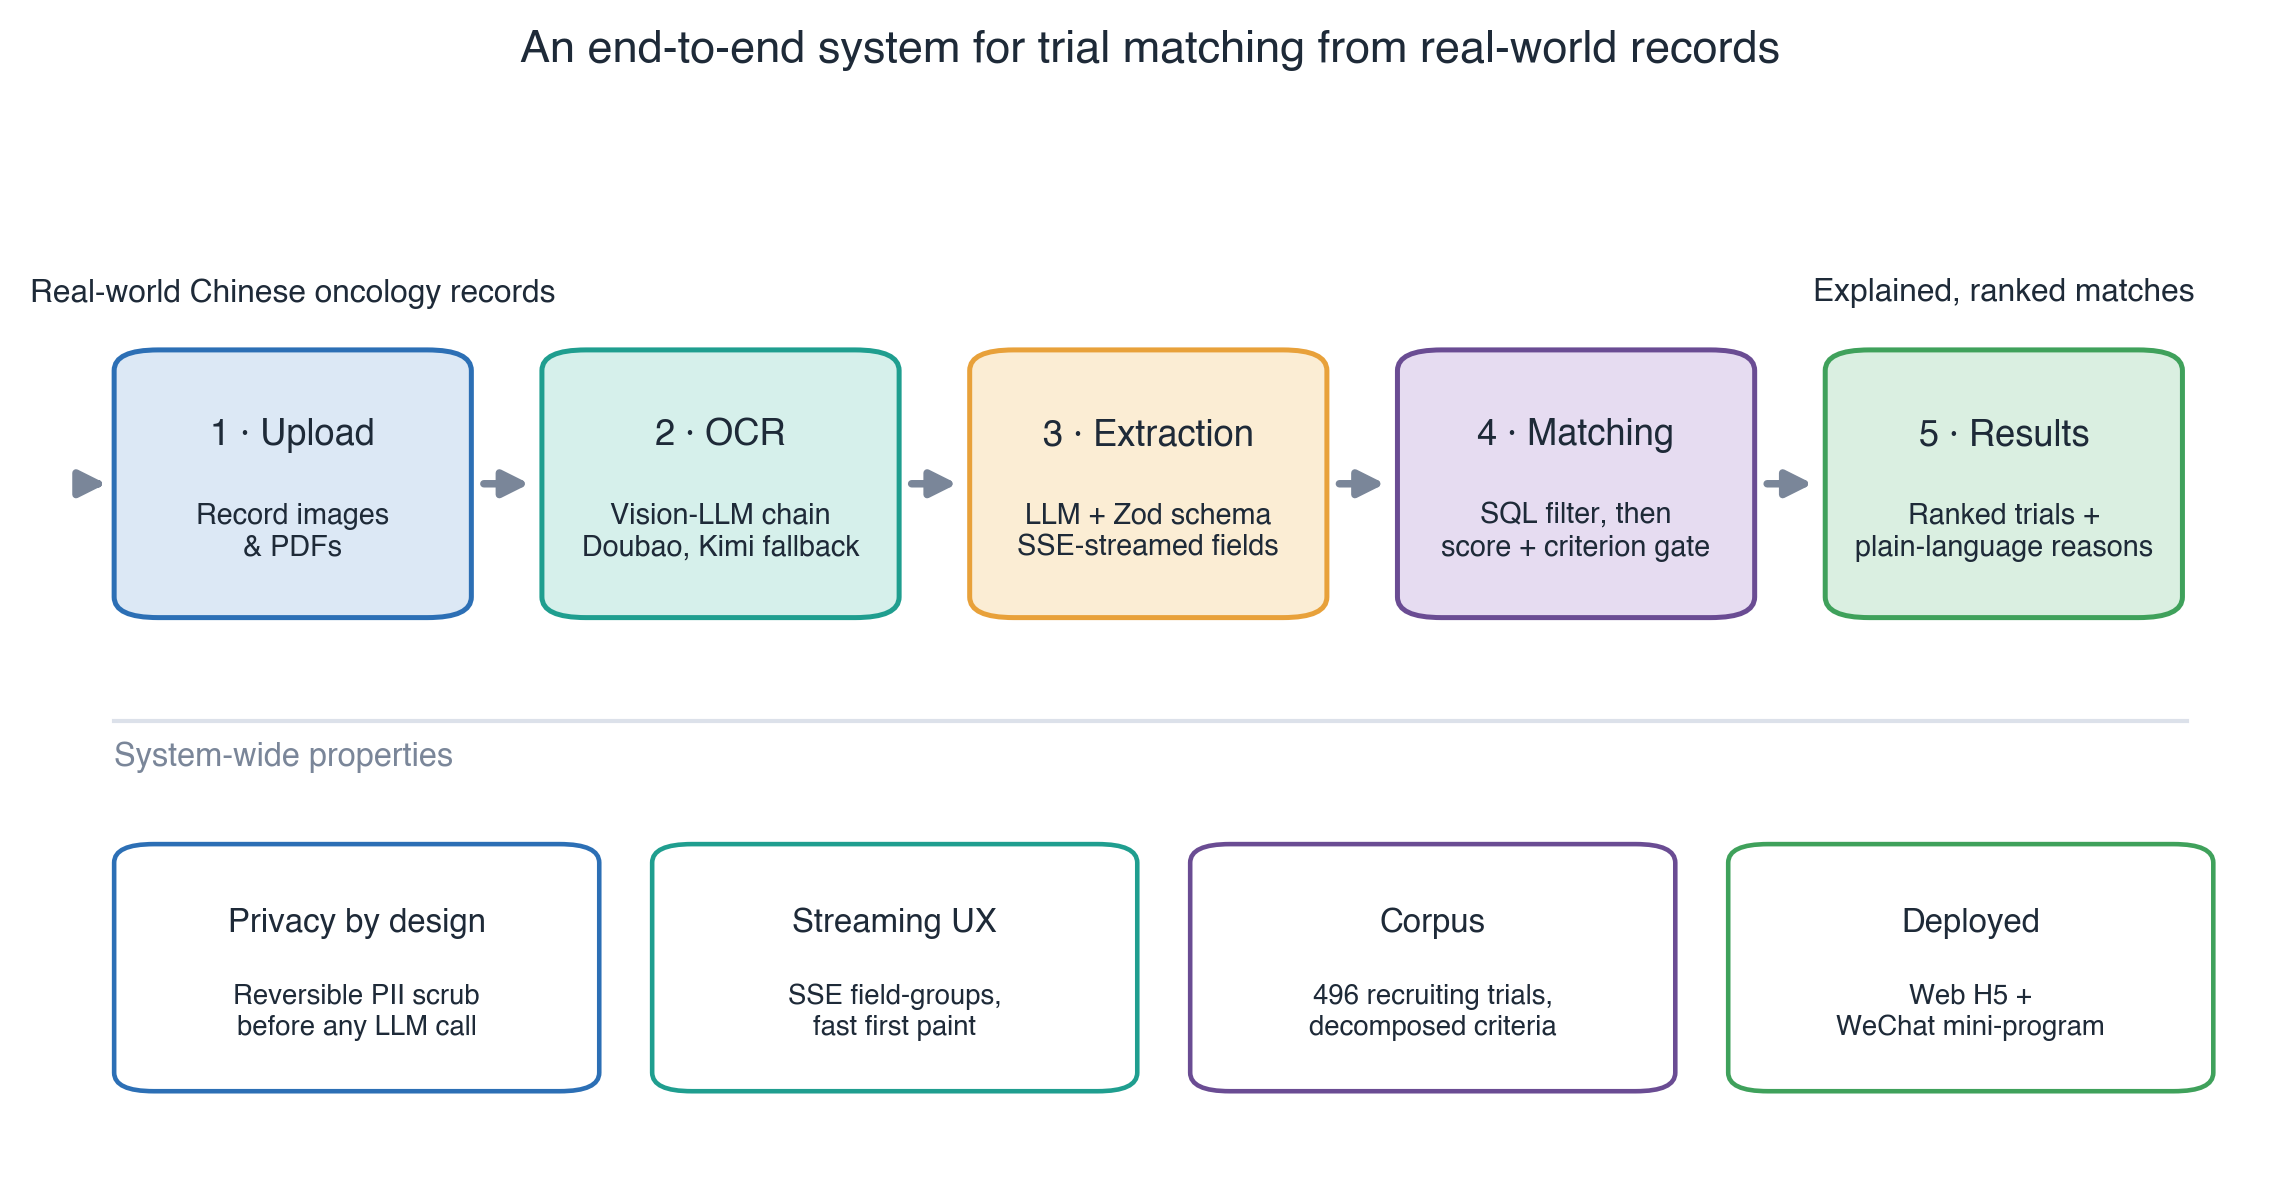

This figure's Python source:
#!/usr/bin/env python3
"""
fig1_architecture.py — Figure 1: end-to-end system architecture / workflow.

Schematic (no fitted data). The one quantitative annotation — corpus size — is
read from metrics.json so it cannot drift from the rest of the manuscript.

Output: paper/figures/fig1_architecture.png
"""
import os
import matplotlib.pyplot as plt

from figstyle import (set_style, load_metrics, schematic_ax, add_box, add_arrow,
                      right, left, COL)

set_style()
M = load_metrics()
N_TRIALS = M["corpus"]["trials_indexed"]

HERE = os.path.dirname(os.path.abspath(__file__))
OUT = os.path.join(HERE, "fig1_architecture.png")

# light tints for stage fills
TINT = {
    "blue": "#DCE8F5", "teal": "#D6F0EB", "amber": "#FBEDD4",
    "purple": "#E6DCF1", "green": "#DAEFE1", "gray": "#E7EAF0",
}

fig, ax = plt.subplots(figsize=(7.5, 3.9))
schematic_ax(ax)

# ---- pipeline stages ---------------------------------------------------------
stages = [
    ("1 · Upload", "Record images\n& PDFs", "blue"),
    ("2 · OCR", "Vision-LLM chain\nDoubao, Kimi fallback", "teal"),
    ("3 · Extraction", "LLM + Zod schema\nSSE-streamed fields", "amber"),
    ("4 · Matching", "SQL filter, then\nscore + criterion gate", "purple"),
    ("5 · Results", "Ranked trials +\nplain-language reasons", "green"),
]
x0, w, gap, y, h = 3.0, 16.2, 3.2, 52, 26
boxes = []
for i, (title, body, ckey) in enumerate(stages):
    bx = x0 + i * (w + gap)
    b = add_box(ax, bx, y, w, h, title=title, body=body,
                fc=TINT[ckey], ec=COL[ckey], tc=COL["ink"],
                title_size=8.7, body_size=6.9, rounding=2.0)
    boxes.append(b)
for i in range(len(boxes) - 1):
    add_arrow(ax, right(boxes[i]), left(boxes[i + 1]), color=COL["gray"], lw=1.8)

# input / output captions above the ends
ax.text(left(boxes[0])[0] + 8.1, y + h + 5.5,
        "Real-world Chinese oncology records", ha="center", va="center",
        fontsize=7.6, style="italic", color=COL["ink"])
ax.text(right(boxes[-1])[0] - 8.1, y + h + 5.5,
        "Explained, ranked matches", ha="center", va="center",
        fontsize=7.6, style="italic", color=COL["ink"])
add_arrow(ax, (left(boxes[0])[0] - 1.5, y + h / 2),
          (left(boxes[0])[0] + 0.2, y + h / 2), color=COL["gray"], lw=1.8)

# ---- system-wide property chips ---------------------------------------------
ax.plot([3, 97], [42, 42], color=COL["lightgray"], lw=1.0)
ax.text(3, 38.5, "System-wide properties", ha="left", va="center",
        fontsize=7.8, fontweight="bold", color=COL["gray"])

chips = [
    ("Privacy by design", f"Reversible PII scrub\nbefore any LLM call", "blue"),
    ("Streaming UX", "SSE field-groups,\nfast first paint", "teal"),
    ("Corpus", f"{N_TRIALS} recruiting trials,\ndecomposed criteria", "purple"),
    ("Deployed", "Web H5 +\nWeChat mini-program", "green"),
]
cw, cgap, cy, ch = 22.0, 2.4, 6, 24
cx0 = 3.0
for i, (title, body, ckey) in enumerate(chips):
    cx = cx0 + i * (cw + cgap)
    add_box(ax, cx, cy, cw, ch, title=title, body=body,
            fc="#FFFFFF", ec=COL[ckey], tc=COL["ink"],
            title_size=7.9, body_size=6.6, lw=1.1, rounding=1.8)

fig.suptitle("An end-to-end system for trial matching from real-world records",
             fontsize=10.8, fontweight="bold", y=0.98)
fig.subplots_adjust(left=0.01, right=0.99, top=0.90, bottom=0.02)
fig.savefig(OUT)
print(f"wrote {OUT}")
